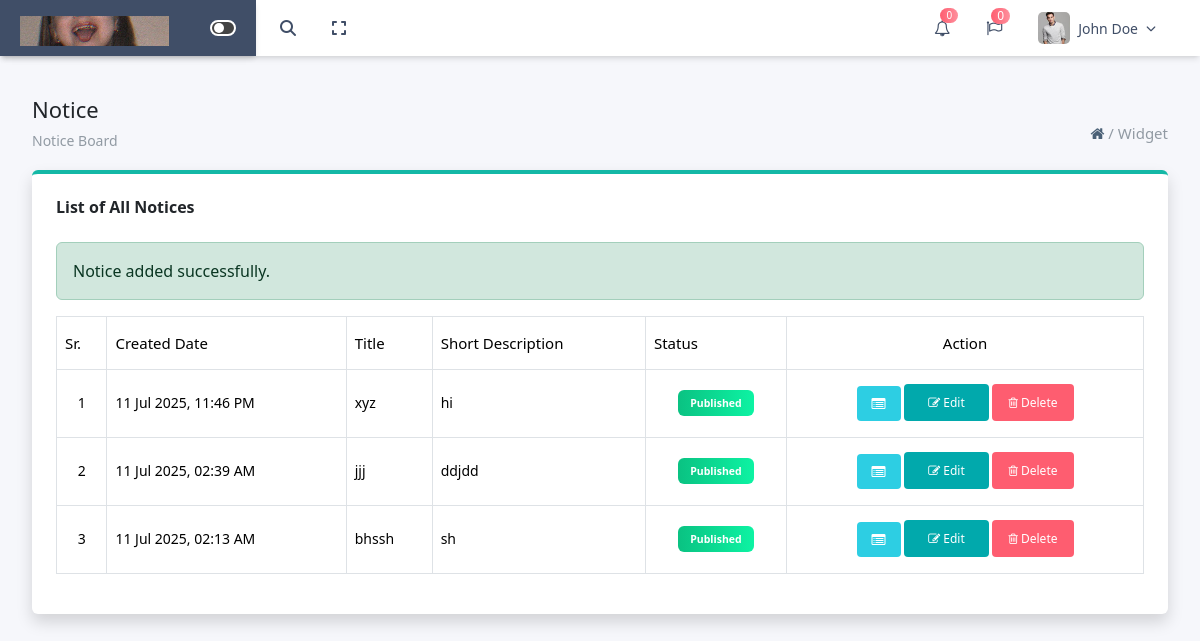
Screenshot of /phpfile/notice/manage_notice.php?msg=success with the database file from the repository.
### tables this page shows
CREATE TABLE `notices` (
  `id` int(11) NOT NULL,
  `title` varchar(255) NOT NULL,
  `short_desc` text NOT NULL,
  `long_desc` longtext NOT NULL,
  `status` varchar(50) NOT NULL,
  `created_at` datetime DEFAULT current_timestamp()
);

### phpfile/notice/manage_notice.php (the view, shortened to what this page needs)
<?php
$conn = new mysqli("localhost", "root", "", "hrms_dashboard");
$query = "SELECT * FROM notices ORDER BY created_at DESC";
$result = $conn->query($query);
?>
<!DOCTYPE html>
<html lang="en">
<head>
    <link rel="stylesheet" href="../../css/bootstrap.css">
    <link rel="stylesheet" href="../../fontawesome/font-awesome-4.7.0/css/font-awesome.css">
    <link rel="stylesheet" href="https://cdnjs.cloudflare.com/ajax/libs/font-awesome/6.7.2/css/all.min.css">
    <link rel="stylesheet" href="https://cdnjs.cloudflare.com/ajax/libs/font-awesome/4.7.0/css/font-awesome.min.css">
    <script src="https://cdn.tailwindcss.com"></script>
    <link href="https://cdn.jsdelivr.net/npm/bootstrap-select@1.14.0-beta3/dist/css/bootstrap-select.min.css"
          rel="stylesheet">
    <link href="https://cdn.jsdelivr.net/npm/bootstrap@5.3.3/dist/css/bootstrap.min.css" rel="stylesheet">
</head>
<?php if (isset($_GET['msg'])): ?>
    <div class="custom-alert <?= $_GET['msg'] ? 'show' : '' ?>" id="alertBox">
    </div>
<?php endif; ?>
<body class="bg-[#F6F7FB]">
<div class="w-full bg-white shadow-md fixed top-0 z-[10]">
    <header class="hidden md:flex items-center justify-between px-6  bg-whitesticky top-0  ml-64 ">
        <div class="float-left py-[12px]">
            <div class="flex items-center relative transition-all duration-500 ease-in-out w-[300px]"
                 id="search-wrapper">
                <button id="trigerIcon" class="absolute left-0 text-[#404E67] transition z-20">
                    <i class="fas fa-search text-[#404E67]"></i>
                </button>
                <button id="fullscreen-toggle"
                        class="p-1 text-[#404E67]
            rounded-full transition-all  duration-500 ease-in-out -ml-2 relative"
                        style="margin-left: -220px;">
                    <i class="fas font-[16px] fa-expand"></i>
                </button>
            </div>
        </div>
        <div class="flex items-center gap-9">
            <div class="relative inline-block text-left">
                <button id="bellButton" onclick="togglebellDopdown()" class="relative focus:outline-none">
                    <i class="fa fa-bell-o text-[#404E67] text-[16px]" aria-hidden="true"></i>
                    <span class="absolute -top-2 -right-2 a1 text-white text-[10px] rounded-full px-1.5">0</span>
                </button>
            </div>
            <div class="relative">
                <i class="fa fa-flag-o  text-[#404E67]" aria-hidden="true"></i>
                <span class="absolute -top-2 -right-2 a1 text-white text-xs rounded-full px-1.5">0</span>
            </div>
            <div class="relative inline-block text-left pr-5">
                <div id="profileButton" onclick="toggleProfileDopdown()" class="flex items-center gap-2 cursor-pointer">
                    <img src="../../images/img_1.png" alt="user" class="w-8 h-8 rounded-[5px] object-cover">
                    <span class="text-[#404E67] text-[14px] font-medium">John Doe</span>
                    <i class="fas fa-chevron-down text-[10px] text-[#404E67]"></i>
                </div>
            </div>
        </div>
    </header>
</div>
<div class="fixed top-0 start-0 bg-[#404E67] lg:w-64 md:w-full w-full sm:w-full shadow-md lg:p-[20px] md:p-[10px] sm:p-[10px] p-[10px]  z-40">
    <div class="grid grid-cols-12 items-center">
        <div class="col-span-4 flex lg:justify-start justify-start items-center">
            <div class=" hidden lg:block ">
                <img src="../../images/img.png" class="absolute top-4" alt="">
            </div>
        </div>
        <div class="col-span-4 flex justify-end items-center">
            <div class="hidden lg:flex">
                <div id="toggleSidebarBtn1" class="toggle-container flex">
                    <div class="toggle-circle"></div>
                </div>
            </div>
        </div>
    </div>
</div>
<div id="mainContent" class=" p-8 absolute top-1 ">
    <h1 class="font-medium text-[22px]">Notice</h1>
    <span>
        <p class="float-left text-[14px] text-[#919aa3] pt-2">Notice Board</p>
        <p class="float-right text-[#919aa3] text-[15px]"><a
                    href="http://localhost/project/hrms_dashboard/phpfile/dashboard.php"><i
                        class="fa fa-home text-[#4a6076]"></i></a> / <a
                    href="http://localhost/project/hrms_dashboard/phpfile/settings(1).php">Widget</a></p>
    </span>
    <div class="py-4"></div>
    <div class="w-full mx-auto bg-white p-6 shadow rounded-md border-t-4 border-teal-500">
        <h3 class="text-md font-semibold mb-4">List of All Notices</h3>
        <?php if (isset($_GET['msg']) && $_GET['msg'] == 'success'): ?>
            <div class="alert alert-success">Notice added successfully.</div>
        <?php endif; ?>
        <table class="table table-bordered table-hover align-middle text-sm">
            <thead>
            <tr>
                <th class="font-medium text-[15px] py-3">Sr.</th>
                <th class="font-medium text-[15px] py-3">Created Date</th>
                <th class="font-medium text-[15px] py-3">Title</th>
                <th class="font-medium text-[15px] py-3">Short Description</th>
                <th class="font-medium text-[15px] py-3">Status</th>
                <th class="font-medium text-center text-[15px] py-3">Action</th>
            </tr>
            </thead>
            <tbody>
            <?php
            $sr = 1;
            while ($row = $result->fetch_assoc()):
                ?>
                <tr>
                    <td class="text-center py-3"><?= $sr++ ?></td>
                    <td class="py-3"><?= date("d M Y, h:i A", strtotime($row['created_at'])) ?></td>
                    <td class="py-3"><?= htmlspecialchars($row['title']) ?></td>
                    <td class="py-3"><?= htmlspecialchars($row['short_desc']) ?></td>
                    <td class="py-3 text-center">
                        <span class="badge" style="background: <?= $row['status'] === 'Published' ? 'linear-gradient(to right, #0ac282, #0df3a3)' : '#6c757d' ?>; color: white; padding: 8px 12px;">
                         <?= $row['status'] ?>
                        </span>
                    </td>
                    <td class="text-center py-3">
                        <a href="view_notice.php?id=<?= $row['id'] ?>" class="btn bg-[#2DCEE3] px-[14px] py-1.5 rounded-1 hover:bg-[#2fdef6] btn-sm text-white"><i class="fa fa-list-alt"></i></a>
                        <a href="edit_notice.php?id=<?= $row['id'] ?>" class="bg-[#01a9ac] hover:bg-[#07e4e8] rounded-1 text-white text-xs px-4 py-2.5 transition-all duration-300"><i class="fa fa-edit"></i> Edit</a>
                        <a href="delete_notice.php?id=<?= $row['id'] ?>" onclick="return confirm('Are you sure you want to delete this notice?')" class="bg-[#fe5d70] rounded-1 text-white px-3 py-2.5 text-xs hover:bg-[#fe5d70] transition-all duration-300"><i class="fa fa-trash-o"></i> Delete</a>
                    </td>
                </tr>
            <?php endwhile; ?>
            </tbody>
        </table>
    </div>
</div>
</body>
</html>

### phpfile/notice/manage_notice.php (style rules this page uses)
html, body { overflow-x: hidden; }
.a1 { background: linear-gradient(to right, #fe5d70, #fe909d); }
.toggle-container { width: 26px; height: 16px; background-color: #444; border-radius: 9999px; cursor: pointer; position: relative; overflow: hidden; border: 2px solid white; }
.toggle-circle { width: 10px; height: 10px; background-color: white; border-radius: 50%; position: absolute; top: 1px; left: 2px; transition: transform 0.3s ease; }
#mainContent { margin-top: 60px; overflow-x: hidden; }

### rows the page displays
notices: created_at "11 Jul 2025, 11:46 PM", title "xyz", short_desc "hi", status "Published"
notices: created_at "11 Jul 2025, 02:39 AM", title "jjj", short_desc "ddjdd", status "Published"
notices: created_at "11 Jul 2025, 02:13 AM", title "bhssh", short_desc "sh", status "Published"
